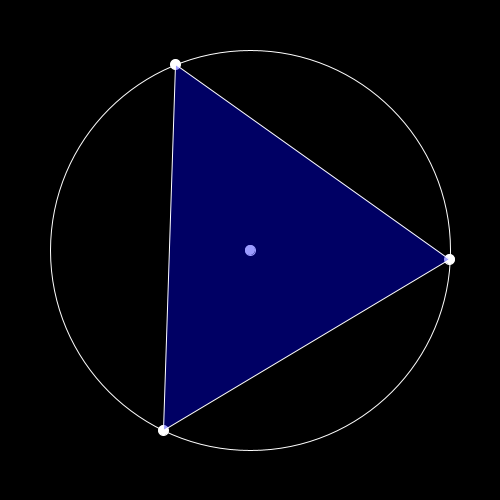
Frame 1 (no input)
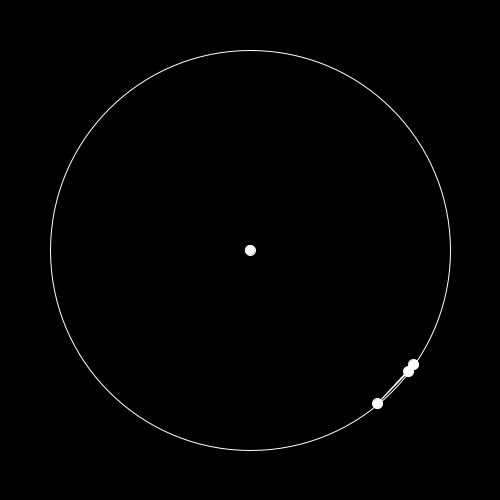
Frame 60 (the mouse pressed at the canvas centre just before this capture)
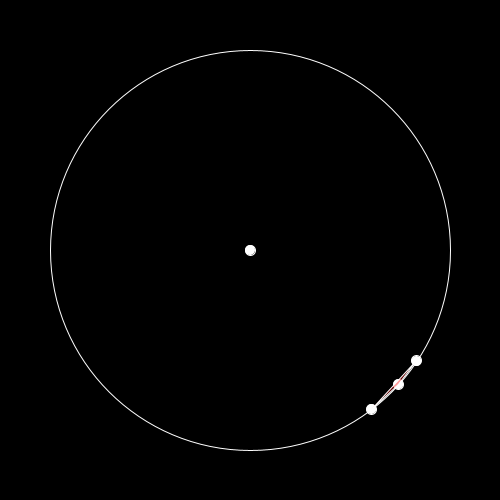
Frame 120 (the mouse held since frame 60 and released just before this capture)

The Processing sketch that drew these frames (run headless with seeded random() and noise(); from frame 60 on, the mouse is pressed at the canvas centre):

// Processing sketch: circumcenter_v2
// ── circumcenter_v2.pde
////////////////////////////////////////////////////////////
/* 
V2 of circumcenter
Moves each point on the triangle to a new random position
every 3 seconds.
*/
////////////////////////////////////////////////////////////
float circleRadius = 200;
PVector[] vertices = new PVector[3];
float[] targetAngles = new float[3];
int currentVertex = -1;
int frameCounter = 0;

void setup() {
  size(500, 500);
  
  // Initialise the vertices positions on the circle
  for (int i = 0; i < vertices.length; i++) {
    float angle = map(i, 0, vertices.length, 0, TWO_PI);
    vertices[i] = new PVector(circleRadius * cos(angle), circleRadius * sin(angle));
    targetAngles[i] = angle;
  }
}

void draw() {
  background(0); // Set the background to gray
  translate(width/2, height/2); // Move the origin to the center
  stroke(255); // Set the line color to white
  
  // Draw the circle
  noFill();
  ellipse(0, 0, circleRadius*2, circleRadius*2);

  // Every 5 seconds, change the target angles
  if (frameCounter % (3 * 60) == 0) {
    for (int i = 0; i < vertices.length; i++) {
      targetAngles[i] += random(-PI, PI);
    }
  }
  frameCounter++;

  fill(255);
  // Move and draw the vertices
  for (int i = 0; i < vertices.length; i++) {
    float currentAngle = atan2(vertices[i].y, vertices[i].x);
    targetAngles[i] = currentAngle + smallestAngleDifference(currentAngle, targetAngles[i]);
    float newAngle = lerp(currentAngle, targetAngles[i], 0.05); // Adjust the 0.05 to make the movement faster or slower
    vertices[i] = new PVector(circleRadius * cos(newAngle), circleRadius * sin(newAngle));
    ellipse(vertices[i].x, vertices[i].y, 10, 10);
  }

  // Draw the center of the circle
  ellipse(0, 0, 10, 10);
  
  // Check if the triangle contains the center of the circle
  if (pointInTriangle(vertices[0], vertices[1], vertices[2], new PVector(0, 0))) {
    fill(0, 0, 255, 100); // Fill with blue if the center is inside the triangle
  } else {
    fill(255, 0, 0, 100); // Fill with red otherwise
  }
  // Draw the triangle
  triangle(vertices[0].x, vertices[0].y, vertices[1].x, vertices[1].y, vertices[2].x, vertices[2].y);
  //for (int i = 0; i < vertices.length; i++) {
  //  PVector v1 = vertices[i];
  //  PVector v2 = vertices[(i+1)%vertices.length];
  //  line(v1.x, v1.y, v2.x, v2.y);
  //}
}

void mousePressed() {
  // When mouse is pressed, check if it is close to a vertex
  float mouseXTranslated = mouseX - width / 2;
  float mouseYTranslated = mouseY - height / 2;
  for (int i = 0; i < vertices.length; i++) {
    if (dist(mouseXTranslated, mouseYTranslated, vertices[i].x, vertices[i].y) < 10) {
      currentVertex = i;
      break;
    }
  }
}

void mouseDragged() {
  // If a vertex is selected and the mouse is dragged, move the vertex
  if (currentVertex != -1) {
    float mouseXTranslated = mouseX - width / 2;
    float mouseYTranslated = mouseY - height / 2;
    float angle = atan2(mouseYTranslated, mouseXTranslated);
    vertices[currentVertex] = new PVector(circleRadius * cos(angle), circleRadius * sin(angle));
  }
}

void mouseReleased() {
  // When the mouse is released, deselect the vertex
  currentVertex = -1;
}

boolean pointInTriangle(PVector p0, PVector p1, PVector p2, PVector p) {
  // Compute barycentric coordinates
  PVector v0 = PVector.sub(p2, p0);  // vector from p0 to p2
  PVector v1 = PVector.sub(p1, p0);  // vector from p0 to p1
  PVector v2 = PVector.sub(p, p0);  // vector from p0 to p
  
  /* Calculate dot products
  These are used to calculate the barycentric coordinates of the circumcenter */
  float d00 = v0.dot(v0);
  float d01 = v0.dot(v1);
  float d11 = v1.dot(v1);
  float d20 = v2.dot(v0);
  float d21 = v2.dot(v1);
  
  float denom = d00 * d11 - d01 * d01;
  
  float v = (d11 * d20 - d01 * d21) / denom;
  float w = (d00 * d21 - d01 * d20) / denom;
  float u = 1.0f - v - w;
  
  // Check if point is in triangle
  return (v >= 0) && (w >= 0) && (u >= 0);
}

// Function to compute the smallest angle difference
float smallestAngleDifference(float angle1, float angle2) {
  float diff = angle2 - angle1;
  while (diff < -PI) diff += TWO_PI;
  while (diff > PI) diff -= TWO_PI;
  return diff;
}
